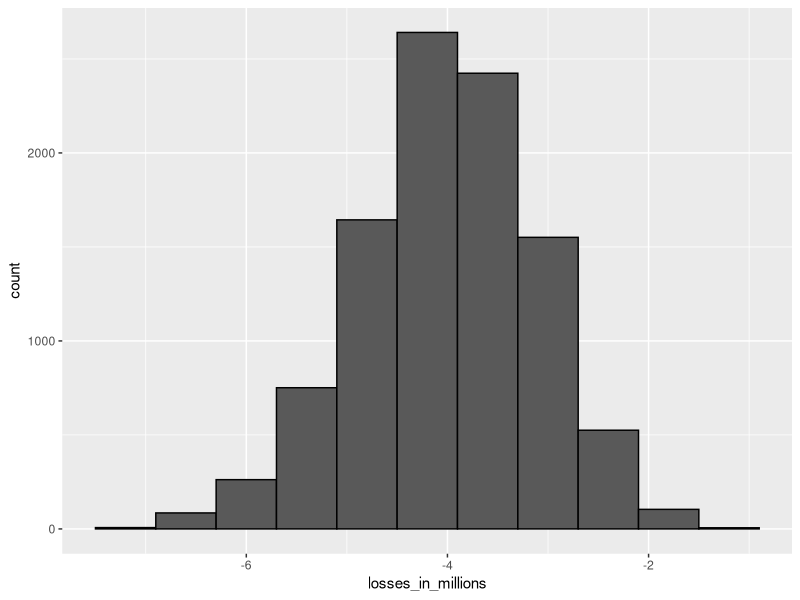
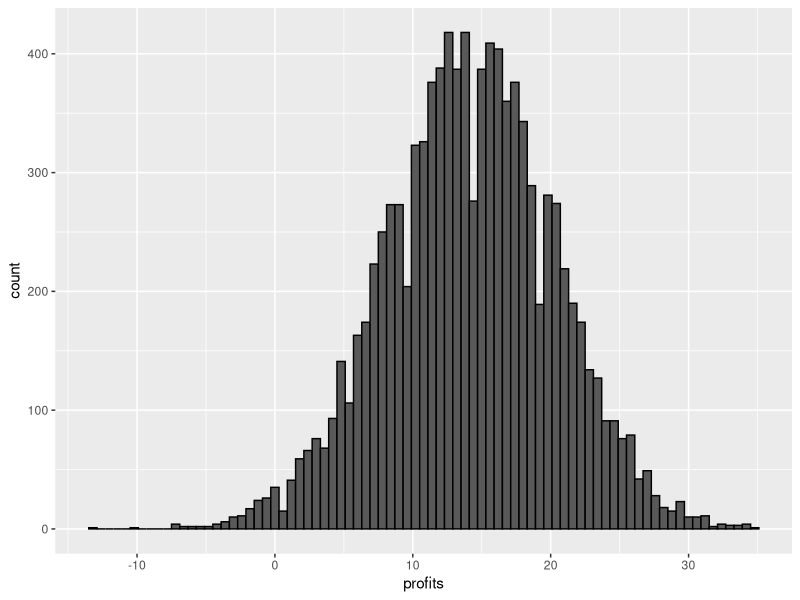

Recreate these plots in R, in order.
# interest rate per sampling model

n <- 1000
loss_per_foreclosure <- -200000
p <- 0.02
defaults <- sample( c(0,1), n, prob=c(1-p, p), replace = TRUE)
sum(defaults * loss_per_foreclosure)

# interest rate Monte Carlo simulation

B <- 10000
losses <- replicate(B, {
 defaults <- sample(c(0,1), n, prob=c(1-p, p), replace = TRUE)
 sum(defaults * loss_per_foreclosure)
})


# plotting expected losses
library(tidyverse)
data.frame(losses_in_millions = losses/10^6) %>%
  ggplot(aes(losses_in_millions)) +
  geom_histogram(binwidth = 0.6, col = "black")

#Expected value and standard error of the sum of 1000 loans
n*(p*loss_per_foreclosure + (1-p)*0) # expected value
sqrt(n)*abs(loss_per_foreclosure)*sqrt(p*(1-p)) # standard error

# Interest rates for 1% probability of losing money
l <- loss_per_foreclosure
z <- qnorm(0.01)
x <- -l*(n*p-z*sqrt(n*p*(1-p)))/ (n*(1-p) + z*sqrt(n*p*(1-p)))
x # required profit when loan is not a foreclosure
x/180000 # interes rate
loss_per_foreclosure*p + x*(1-p) # expected value of the profit per loan

n*(loss_per_foreclosure*p + x*(1-p)) # expected value of the profit over n loans

#Monte Carlo simulation for 1% probability of losiing money

B <- 100000
profit <- replicate(B, {
  draws <- sample(c(x,  loss_per_foreclosure), n,
                  prob=c(1-p, p), replace = TRUE)
  sum(draws)
})
mean(profit) # expected value of the profit over n loans
mean(profit<0) # probability of losing money


# Expected vlaue woth higher default rate and interest rate
p <- 0.04
loss_per_foreclosure <- -200000
r <- 0.05
x <- r *180000
loss_per_foreclosure*p + x*(1-p)

# calculating number of loans for desired probability of losing money
z <- qnorm(0.01)
l <- loss_per_foreclosure
n <- ceiling((z^2*(x-l)^2*p*(1-p))/(l*p + x*(1-p))^2)
n # number of loans required
n*(loss_per_foreclosure*p + x *(1-p)) # expected profit over n loans

# Monte Carlo simulation with known default probability
B <- 10000
p <- 0.04
x <- 0.05 *180000
profit <- replicate(B, {
  draws <- sample( c(x, loss_per_foreclosure), n,
                   prob = c(1-p, p), replace = TRUE)
  sum(draws)
})
mean(profit)

data.frame(profits = profit/10^6) %>%
  ggplot(aes(profits)) +
  geom_histogram(binwidth = 0.6, col = "black")

# Monte Carlo simulation with unknown default probability
p <- 0.04
x <- 0.05*180000
profit <- replicate(B, {
  new_p <- 0.04 + sample(seq(-0.01, 0.01, length = 100),1)
  draws <- sample(c(x, loss_per_foreclosure), n,
                prob = c(1-new_p, new_p), replace = TRUE)
sum(draws)
})
mean(profit) # expected profit
mean(profit < 0) # probabilit< of losing money
mean(profit < -10000000) # probability of losing over 10 million
